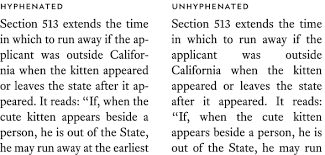
#> input picture index.png, 325 x 155 px
$ python -i point_detector.py   (imports and definitions only)
#> lines starting #> are read from the running program, lines starting #| are printed output that depends on the picture
### utils/tools.py
from scipy import stats
from math import ceil
from statsmodels.stats.weightstats import DescrStatsW
import numpy as np
from math import floor


# [6 lines left out: function freedman_diaconis_bins, not called in this run]


# data must be sorted
def otsus_threshold(data):
    running_total = 0
    best_threshold = [data[0], np.var(data)]
    datapoints = len(data)
    for i in range(1, datapoints):
        running_total = running_total + 1
        # TODO:fix infinite variance for last step
        weighted_var = (running_total * np.var(data[0:i]) + (datapoints - running_total) * np.var(data[i:]))

        if weighted_var < best_threshold[1]:
            best_threshold[0] = data[i]
            best_threshold[1] = weighted_var

    return best_threshold[0]


def var(data, weights):
    return DescrStatsW(data, weights=weights, ddof=0).var


def round_up_to_multiple(x, multiple):
    return ceil(x / multiple) * multiple


def round_down_to_multiple(x, multiple):
    return floor(x / multiple) * multiple

### diagram_parser/point_detector.py
import cv2.cv2 as cv2
import pytesseract
import numpy as np
import matplotlib.pyplot as plt
from utils.tools import freedman_diaconis_bins, otsus_threshold

pytesseract.pytesseract.tesseract_cmd = 'C:/Program Files/Tesseract-OCR/tesseract.exe'


# [4 lines left out: function preprocess, not called in this run]


def threshold_image(image):
    thresh = cv2.threshold(image, 200, 255, cv2.THRESH_BINARY)[1]
    return thresh


def get_connected_components(image):
    gray = image
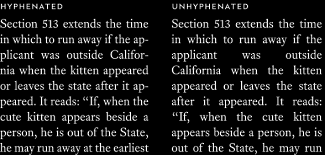
#> gray: shape (155, 325); min 0, max 255, mean 26.2

    threshold = cv2.threshold(gray, -1, 255, cv2.THRESH_OTSU)[1]  # ensure binary
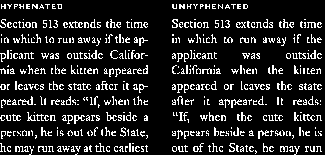
#> threshold: shape (155, 325); 13.8% white in thin lines or dots

    return cv2.connectedComponentsWithStats(threshold, connectivity=8)


# [23 lines left out: functions get_component_roi, imshow_components, not called in this run]


def white_out_components_with_threshold(image, components, threshold):
    labels = components[0]

    stats = components[1]
    rejected_labels = []
    mask = np.zeros_like(image)
    for idx, stat in enumerate(stats):
        if stat[4] < threshold:
            rejected_labels.append(idx)
    for idx, label in np.ndenumerate(labels):
        if label in rejected_labels:
            mask[idx] = 255

    filtered_image = cv2.add(image, mask)

    return filtered_image


def remove_text(image):
    _, labels, stats, _ = get_connected_components(cv2.bitwise_not(image))
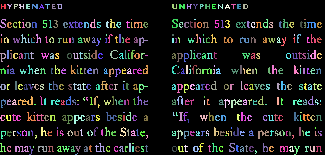
#> labels: shape (155, 325) int32; 483 distinct labels, from 0 to 482; one colour per label, 0 black
#> stats = 483 rows, first 6: [0, 0, 325, 155, 43441], [1, 4, 5, 5, 17], [7, 4, 5, 5, 10], [14, 4, 4, 5, 11], [19, 4, 5, 5, 15], [26, 4, 4, 5, 16]
    areas = stats[1:, 4]
#> areas = 482 values, max 53 at index 275, min 1 at index 23, mean 14.39

    threshold = otsus_threshold(sorted(areas))
#> in otsus_threshold, `best_threshold = [data[0], np.var(data)]`: best_threshold = [1, 64.22]
#> in otsus_threshold, `datapoints = len(data)`: datapoints = 482
#> the loop in otsus_threshold, `for i in range(1, datapoints):` made 481 passes
#> weighted_var on passes 1 to 3: 30776.7, 30596.4, 30415.3
#> after the loop in otsus_threshold, `for i in range(1, datapoints):`: running_total = 481
#> threshold = 1

    masked_image = white_out_components_with_threshold(image, (labels, stats), threshold)
#> the loop in white_out_components_with_threshold, `for idx, stat in enumerate(stats):` made 483 passes
#> after the loop in white_out_components_with_threshold, `for idx, stat in enumerate(stats):`: rejected_labels = []
#> the loop in white_out_components_with_threshold, `for idx, label in np.ndenumerate(labels):` made 50375 passes
#> idx on passes 1 to 3: (0, 0), (0, 1), (0, 2)
#> after the loop in white_out_components_with_threshold, `for idx, label in np.ndenumerate(labels):`: mask: shape (155, 325); every value is 0
    blur = cv2.bilateralFilter(masked_image, 5, 75, 75)
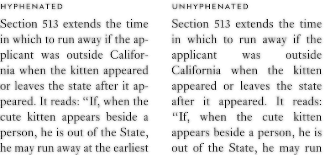
#> blur: shape (155, 325); min 1, max 255, mean 230.2
    return blur


# [13 lines left out: function get_text_component_centroids, not called in this run]
# [20 lines of commented-out code are left out]

>>> import cv2
>>> picture = cv2.imread('../index.png', cv2.IMREAD_GRAYSCALE)
>>> result = remove_text(picture)
